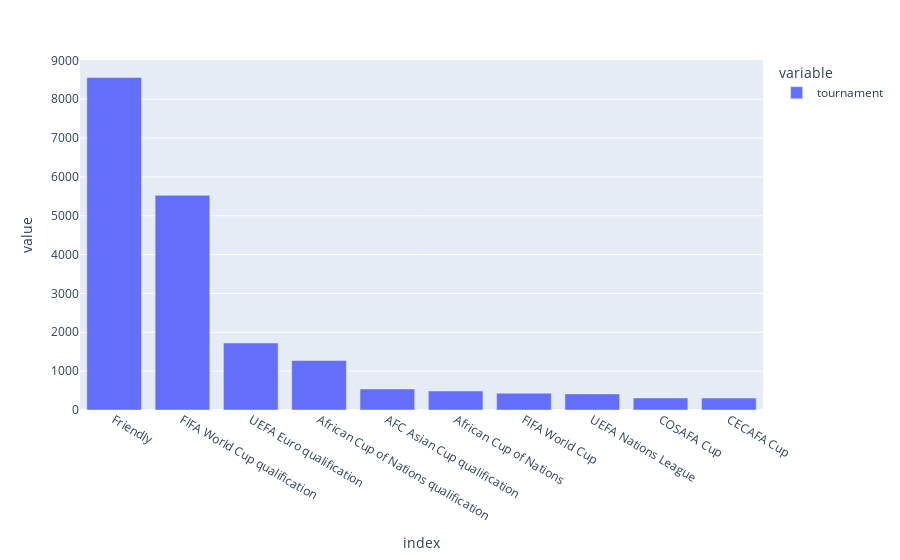

Here is the notebook cell this chart was saved with:
### Code cell
fifa_df['tournament'].value_counts()[:10].plot(kind='bar')

### Figure 1 — Plotly figure (JSON) as saved in the notebook; plotly's stock layout.template omitted (floating-point values rounded to 4 significant figures)
{"data": [{"alignmentgroup": "True", "hovertemplate": "variable=tournament<br>index=%{x}<br>value=%{y}<extra></extra>", "legendgroup": "tournament", "marker": {"color": "#636efa", "pattern": {"shape": ""}}, "name": "tournament", "offsetgroup": "tournament", "orientation": "v", "showlegend": true, "textposition": "auto", "type": "bar", "x": ["Friendly", "FIFA World Cup qualification", "UEFA Euro qualification", "African Cup of Nations qualification", "AFC Asian Cup qualification", "African Cup of Nations", "FIFA World Cup", "UEFA Nations League", "COSAFA Cup", "CECAFA Cup"], "xaxis": "x", "y": [8558, 5528, 1723, 1274, 541, 490, 432, 415, 309, 308], "yaxis": "y"}], "layout": {"barmode": "relative", "legend": {"title": {"text": "variable"}, "tracegroupgap": 0}, "margin": {"t": 60}, "xaxis": {"anchor": "y", "domain": [0, 1], "title": {"text": "index"}}, "yaxis": {"anchor": "x", "domain": [0, 1], "title": {"text": "value"}}}}
